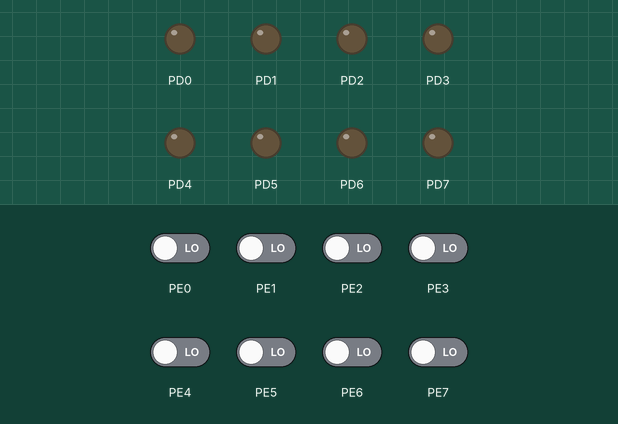
This program was run on a simulated ATmega128, built with avr-gcc and emulated at 16 MHz. Shown: output pins drawn as LEDs (lit = HIGH). The inputs (shaded band) are chosen by the test bench; at power-on: PE0–7 LOW.

Above: at 1.2 s.
1.3 s: PE4 driven HIGH
At 2.1 s:
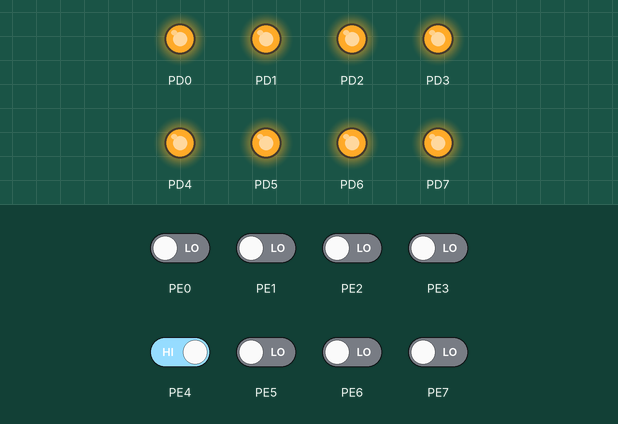
2.8 s: PE6 driven HIGH
At 3.3 s:
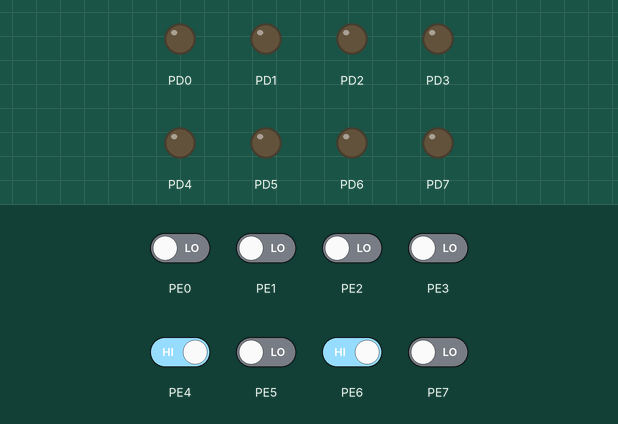
4.3 s: PE7 driven HIGH
At 5.6 s:
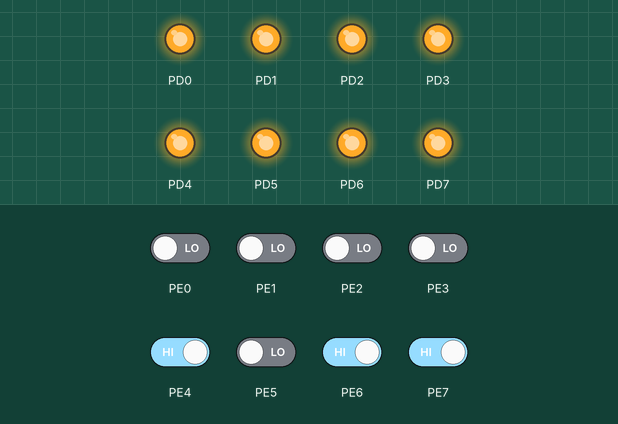
Timing chart, 0 to 7.3 s (numbered marks = the images above; inputs shaded):
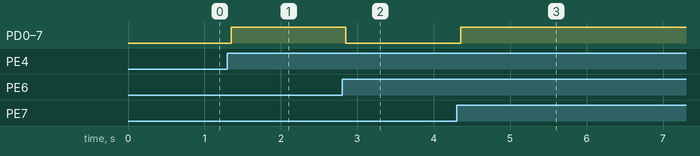

Measured:
- after the input at 1.3 s, PD0–7: LOW → HIGH after 0.05 s
- after the input at 2.8 s, PD0–7: HIGH → LOW after 0.05 s
- after the input at 4.3 s, PD0–7: LOW → HIGH after 0.05 s

The program:

main.c
```c
#include "button.h"

int main(void)
{
    LED_DDR = 0xff;
	Button btnOn;
	Button btnOff;
	Button btnToggle;

	Button_Init(&btnOn, &BUTTON_DDR, &BUTTON_PIN, BUTTON_ON);
	Button_Init(&btnOff, &BUTTON_DDR, &BUTTON_PIN, BUTTON_OFF);
	Button_Init(&btnToggle, &BUTTON_DDR, &BUTTON_PIN, BUTTON_TOGGLE);

    while (1)
    {
		if (Button_getState(&btnOn) == ACT_RELEASED) {
			LED_PORT = 0xff;
		}
		if (Button_getState(&btnOff) == ACT_RELEASED) {
			LED_PORT = 0x00;
		}
		if (Button_getState(&btnToggle) == ACT_RELEASED) {
			LED_PORT ^= 0xff;
		}
    }
}
```

button.c
```c
#include "button.h"

void Button_Init(Button *button, volatile uint8_t *ddr, volatile uint8_t *pin, volatile uint8_t pinNumber) {
	button -> ddr = ddr; // 생성한 버튼에 DDR값을 설정 (나의 경우 DDRE)
	button -> pin = pin; // 생성한 버튼에 PIN값을 설정 (나의 경우 PINE)
	button -> btnPin = pinNumber; // 몇번핀인지 설정 (각각 4, 6, 7)
	button -> prevState = RELEASED; // 1
	*button -> ddr &= ~(1 << button -> btnPin); // DDRE의 4, 6, 7을 입력인 '0'으로 설정
}

uint8_t Button_getState(Button *button) {
	uint8_t curState = *button->pin & (1 << button->btnPin); // 현재 button의 pin이 0이면 0, pin이 1이면 1 리턴
	if((curState == PUSHED) && (button->prevState == RELEASED)) {
		_delay_ms(50);
		button->prevState = PUSHED;
		return ACT_PUSHED;
	} else if ((curState != PUSHED) && (button->prevState == PUSHED)) {
		_delay_ms(50);
		button->prevState = RELEASED;
		return ACT_RELEASED;
	}

	return NO_ACT;
}
```

button.h
```c
#ifndef BUTTON_H_
#define BUTTON_H_


// #define F_CPU 16000000UL
#include <util/delay.h>
#include <avr/io.h>

#define LED_DDR DDRD
#define LED_PORT PORTD
#define BUTTON_DDR DDRE
#define BUTTON_PIN PINE
#define BUTTON_ON 4
#define BUTTON_OFF 6
#define BUTTON_TOGGLE 7

enum {PUSHED, RELEASED}; // PUSHED = 0, RELEASED = 1
enum {NO_ACT, ACT_PUSHED, ACT_RELEASED}; // NO_ACT = 0, ACT_PUSHED = 1, ACT_RELEASED = 2

typedef struct _button {
	volatile uint8_t *ddr;
	volatile uint8_t *pin;
	uint8_t btnPin;
	uint8_t prevState;
} Button;

void Button_Init(Button *button, volatile uint8_t *ddr, volatile uint8_t *pin, volatile uint8_t pinNumber);
uint8_t Button_getState(Button *button);


#endif /* BUTTON_H_ */
```
